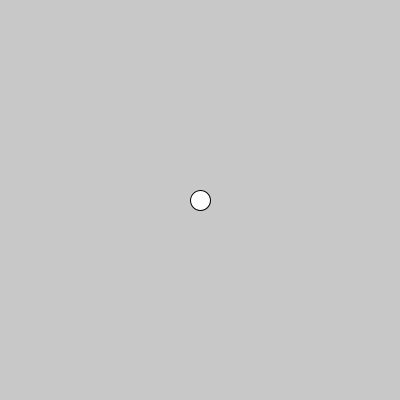
Frame 1 (no input)
Frame 60 (the mouse pressed at the canvas centre just before this capture): identical to frame 1, image omitted
Frame 120 (the mouse held since frame 60 and released just before this capture): identical to frame 1, image omitted

The Processing sketch that drew this single still picture (run headless with seeded random() and noise(); from frame 60 on, the mouse is pressed at the canvas centre):

// Processing sketch: processing_185323
// ── processing_185323.pde

PVector acc, vel, pos;
void setup() {
  size(400, 400);
  acc = new PVector(0, 0);
  vel = new PVector(0, 0);
  pos = new PVector(200, 200);
}
void draw() {
  background(200);
  vel.add(acc);
  vel.mult(.92); //friction
  pos.add(vel);
  
  ellipse(pos.x, pos.y, 20, 20);
  
  wrapScreen();
  acc.set(0, 0);
}

void keyPressed() {
  acc.add( new PVector(10, 10));
//  vel.add(acc);
}

void wrapScreen() {
  if (pos.x > width) {
    pos.set(0, pos.y);
  } else if (pos.x < 0) {
    pos.set(width, pos.y);
  }
  if (pos.y > height) {
    pos.set(pos.x, 0);
  } else if (pos.y < 0) {
    pos.set(pos.y, height);
  }
}
